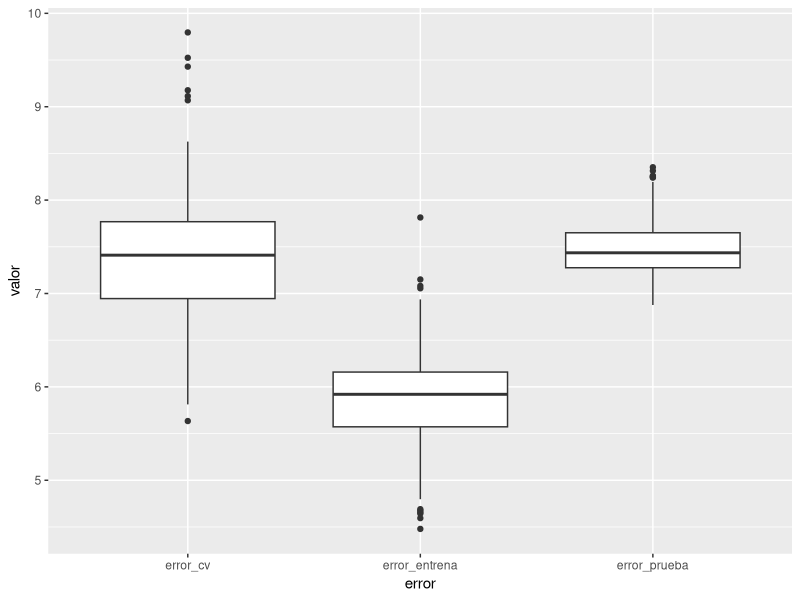
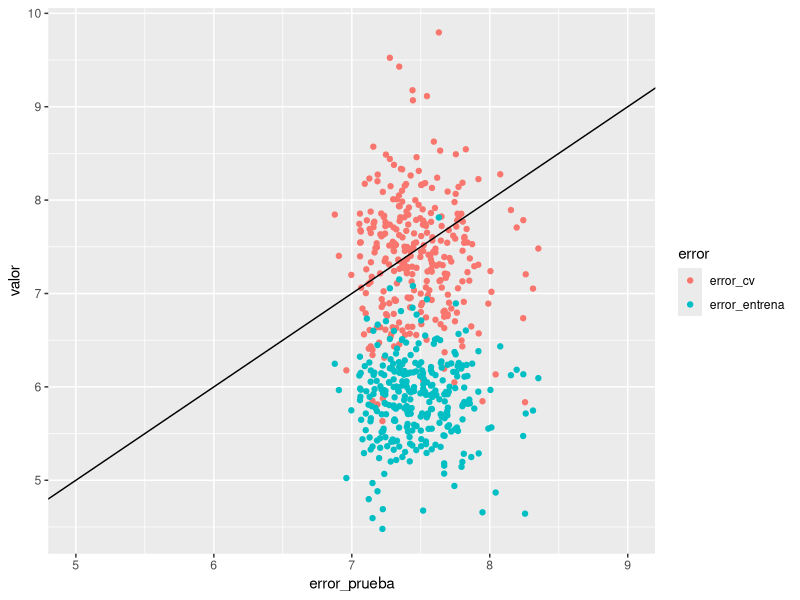
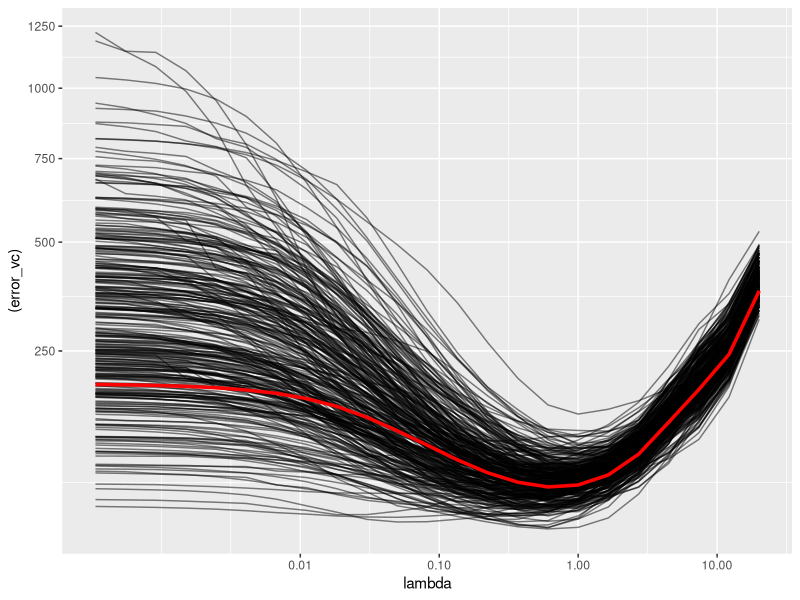

Here is the R script that generated these plots, in order:
## ---- chunk 1
library(dplyr)
library(tidyr)
library(ggplot2)
sim_dat_1 <- function(n, p){
  ## estas son variables latentes
  u <- rnorm(n, 0, 1)
  var_list <- lapply(1:(2*p), function(i){
    10*u +   rnorm(n, 0, 10)
  })

  dat_x <- data.frame(Reduce('cbind', var_list))
  ## y depende de la componente "latente" u.1, que en teoría deberíamos poder
  ## extraer combinando las variables de entrada
  names(dat_x) <- paste0('X',1:(2*p))
  y <- 10 + 20*u + 2*dat_x[,1] - 1*dat_x[,2] + rnorm(n, 0, sd = 5)
  dat_x$y <- y
  dat_x
}
## ---- chunk 2
set.seed(12234)
dat_entrena <- sim_dat_1(50, 10)
mod_1 <- lm(y ~ ., data = dat_entrena)
dat_prueba <- sim_dat_1(10000, 10)
sqrt(mean((predict(mod_1, newdata = dat_prueba) - dat_prueba$y)^2))
sqrt(mean((fitted(mod_1) - dat_entrena$y)^2))
## ---- chunk 3
dat_entrena_1 <- dat_entrena[sample(1:nrow(dat_entrena), nrow(dat_entrena)), ]
## definir bloque de validación cruzada
dat_entrena_1$bloque <- rep(1:10, 5)
mods_cv <- lapply(1:10, function(i){
  mod_j <-  lm(y ~ ., data = filter(dat_entrena_1, bloque!=i) %>% select(-bloque))
  mod_j
})
## ---- chunk 4
Reduce('cbind', lapply(mods_cv, function(mod) coef(mod)))
## ---- chunk 5
errores <- sapply(1:10, function(i){
  dat_bloque <- filter(dat_entrena_1, bloque==i)
  preds <- predict(mods_cv[[i]], newdata = dat_bloque)
  sqrt(mean((preds-dat_bloque$y)^2))
})
errores
## ---- chunk 6
mean(errores)
## ---- chunk 7
sd(errores)/sqrt(length(errores))
## ---- chunk 8
errores_lista <- lapply(1:300, function(k){
  dat_entrena <- sim_dat_1(100, 10)
  mod_1 <- lm(y ~ ., data = dat_entrena)
  error_entrena <- sqrt(mean((fitted(mod_1) - dat_entrena$y)^2))
  dat_entrena_1 <- dat_entrena[sample(1:nrow(dat_entrena), nrow(dat_entrena)), ]
## definir bloque de validación cruzada
  dat_entrena_1$bloque <- rep(1:10, 10)
  mods_cv <- lapply(1:10, function(i){
    mod_j <-  lm(y ~ ., data = filter(dat_entrena_1, bloque!=i) %>% select(-bloque))
    mod_j
  })
  errores <- sapply(1:10, function(i){
    dat_bloque <- filter(dat_entrena_1, bloque==i)
    preds <- predict(mods_cv[[i]], newdata = dat_bloque)
    sqrt(mean((preds-dat_bloque$y)^2))
  })
  error_prueba <- sqrt(mean((predict(mod_1, newdata = dat_prueba) - dat_prueba$y)^2))
  data.frame(error_cv = mean(errores), error_prueba = error_prueba, error_entrena = error_entrena)
})

error_df <- bind_rows(errores_lista)

## ---- chunk 9
error_df$nosim <- 1:nrow(error_df)
error_1 <- error_df %>%
  gather(error, valor, -nosim)
ggplot(error_1, aes(x=error, y=valor)) + geom_boxplot()
error_2 <- error_df %>%
  gather(error, valor, -nosim, -error_prueba)
ggplot(error_2, aes(x=error_prueba, y=valor, colour=error)) + geom_point() +
  geom_abline()+xlim(c(5,9))
## ---- chunk 10
error_1 %>%
  group_by(error) %>%
  summarise(media = mean(valor))
## ---- chunk 11
library(glmnet)
set.seed(155)
dat_prueba <- sim_dat_1(1000,20)
x_prueba <- dat_prueba %>%
    select(-y) %>%
    as.matrix()
selec_lista <- lapply(1:300, function(k){
  dat_entrena <- sim_dat_1(50, 20)
  lambdas <- exp(seq(-8,3,0.5))
  x <- dat_entrena %>%
    select(-y) %>%
    as.matrix()
  mods_1 <- cv.glmnet(x=x, y=dat_entrena$y,
                      alpha=0.5, lambda=lambdas)
  #mods <- glmnet(x=x, 
  #                    y=dat_entrena$y, alpha=0.5, lambda=lambdas)
  errores_prueba <- apply(predict(mods_1, newx = x_prueba, s=mods_1$lambda) - dat_prueba$y, 2, function(x){ mean(x^2)})
  data.frame(lambda_num = 1:length(mods_1$lambda), lambda = mods_1$lambda, error_vc=mods_1$cvm, rep=k, error_prueba=errores_prueba)
})



vc_1 <- bind_rows(selec_lista)
error_p <- vc_1 %>%
  group_by(lambda_num) %>%
  summarise(lambda=mean(lambda), media_prueba = (mean(error_prueba)))
error_p
ggplot(vc_1, aes(x=lambda, y =(error_vc))) + geom_line(aes(group=rep), alpha=0.5) +
  scale_x_log10(breaks=c(0.01,0.1,1, 10)) + 
  geom_line(data=error_p, aes(y=media_prueba), colour='red', size=1.2) +
  scale_y_sqrt()
